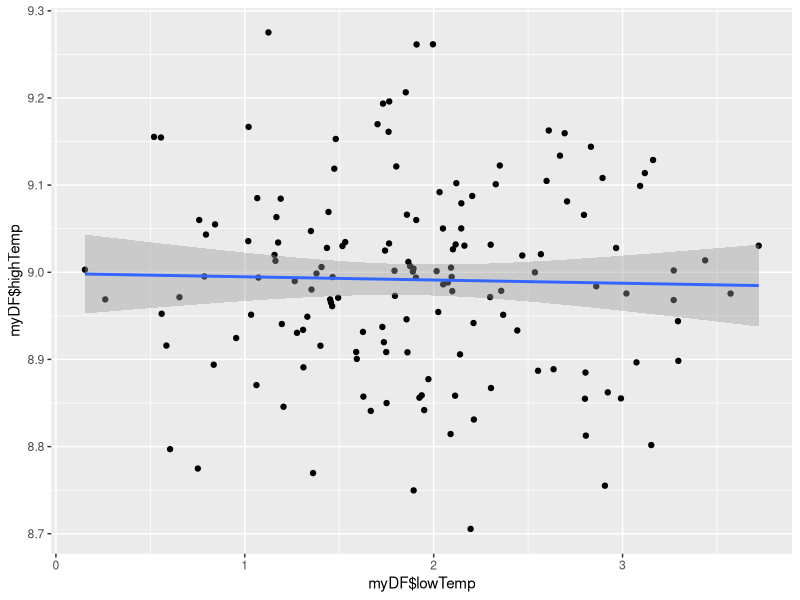

R code for this plot: (Note: this script raises an error after producing the figure.)
## Bio 381 Homework 7 
## March 3 2018 
## Luke Daniels 

library(TeachingDemos)
library(ggplot2)
char2seed('espesso',set=FALSE)
char2seed('espresso')


##############################################################

# FUNCTION Creating Data 
# Calculates: The data frame
# Input: Mean, Standard, Deviation of Each column

#-------------------------------------------------------------

# Creating the Fucntion with Random Sample
myFunction3 <- function(mean1 = 2, mean2 = 9, n1= 150, n2 = 150, sd1=.7, 
                     sd2=.1){
  myDF <- data.frame(lowTemp=rnorm(mean=mean1, n=n1,
                                   sd=sd1), highTemp= rnorm(mean=mean2, n=n2, sd=sd2))
  return(myDF)
}

myDF <- myFunction3()
head(myDF)

###############################################################


# Using ggplot to regress


regPlot <- ggplot(data=myDF,aes(x= myDF$lowTemp, y= myDF$highTemp)) +
  geom_point() + 
  stat_smooth(method = aov, se=0.95)

Regression <- regPlot

Regression


# ---------- Trying the Regression With Different Parameters 

# Creating the Fucntion with Random Sample Number One 

myDF <- myFunction()

regPlot <- ggplot(data=myDF,aes(x= myDF$sepLength, y= myDF$sepWidth)) +
  geom_point() + 
  stat_smooth(method = lm, se=0.95)

Regression <- regPlot

Regression

# Creating the Function with Random Sample Number Two 

myDF <- myFunction()

regPlot <- ggplot(data=myDF,aes(x= myDF$sepLength, y= myDF$sepWidth)) +
  geom_point() + 
  stat_smooth(method = lm, se=0.95)

Regression <- regPlot

Regression
